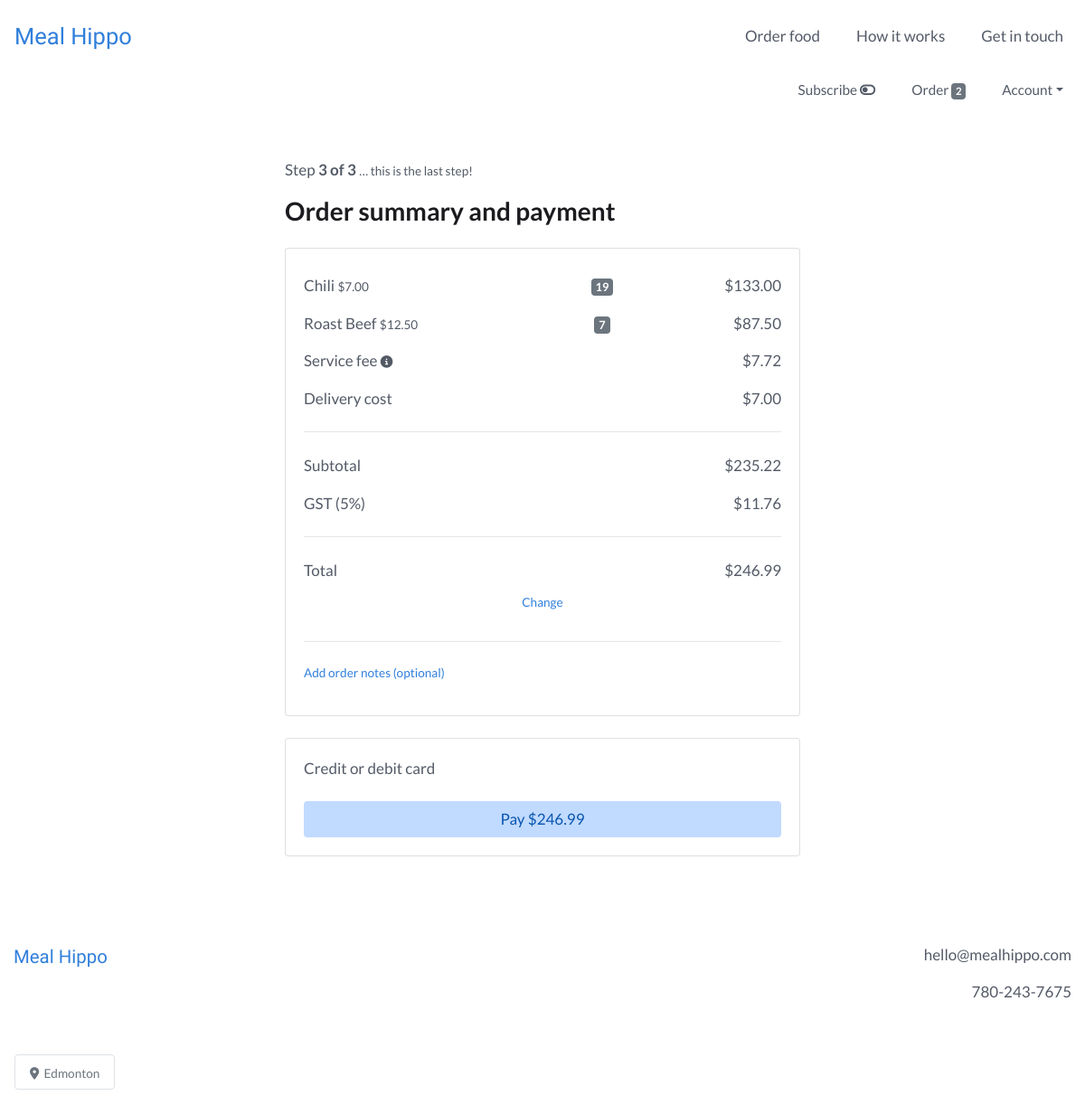
The app's page /order/payment (signed in) with its own data.
### users/models.py (models this page shows, shortened)
class CustomUser(AbstractBaseUser):
    email = models.EmailField(unique=True)
    is_active = models.BooleanField(default=True)
    is_admin = models.BooleanField(default=False)
    objects = CustomUserManager()
    USERNAME_FIELD = 'email'
    REQUIRED_FIELDS = []

### webplatform/models.py (models this page shows, shortened)
class Order(models.Model):
    user = models.ForeignKey(settings.AUTH_USER_MODEL, on_delete=models.CASCADE)
    items = models.ManyToManyField(OrderItem)
    to_be_delivered = models.BooleanField(default=True)
    delivery_date = models.DateField(null=True)
    delivery_time = models.TimeField(null=True)
    notes = models.TextField(blank=True, null=True, verbose_name='Order notes')
    is_completed = models.BooleanField(default=False)
    payment = models.ForeignKey(Payment, on_delete=models.SET_NULL, blank=True, null=True)
    created_at = models.DateTimeField(auto_now_add=True)
    modified_at = models.DateTimeField(auto_now=True)
    def get_order_initial_subtotal(self):
        order_initial_subtotal = 0
        for item in self.items.all():
            order_initial_subtotal += item.get_total_item_price()
        return order_initial_subtotal
    def get_order_web_fee(self):
        order_initial_subtotal = self.get_order_initial_subtotal()
        website_fee_fixed = 1 + 0.33
        website_fee_variable = 0.029
        order_web_fee = website_fee_fixed + order_initial_subtotal * website_fee_variable
        return order_web_fee
    def get_order_subtotal(self):
        order_initial_subtotal = self.get_order_initial_subtotal()
        order_web_fee = self.get_order_web_fee()
        order_subtotal = order_initial_subtotal + order_web_fee
        if not UserDeliveryDetail.objects.filter(user=self.user)[0].free_delivery and self.to_be_delivered:
            order_delivery_fee = 7
            order_subtotal += order_delivery_fee
        return order_subtotal
    def get_order_gst(self):
        order_subtotal = self.get_order_subtotal()
        gst_rate = 0.05
        order_gst = order_subtotal * gst_rate
        return order_gst
    def get_order_total(self):
        order_subtotal = self.get_order_subtotal()
        order_gst = self.get_order_gst()
        order_total = order_subtotal + order_gst
        return order_total

class OrderItem(models.Model):
    user = models.ForeignKey(settings.AUTH_USER_MODEL, on_delete=models.CASCADE)
    item = models.ForeignKey(Item, on_delete=models.CASCADE)
    quantity = models.IntegerField(default=1)
    is_individual = models.BooleanField(default=False)
    is_completed = models.BooleanField(default=False)
    def get_total_item_price(self):
        return self.quantity * self.item.price

class Item(models.Model):
    supplier = models.ForeignKey(Supplier, on_delete=models.CASCADE)
    name = models.CharField(max_length=100)
    description = models.TextField()
    price = models.FloatField()
    minimum_portions = models.IntegerField(blank=True, null=True)
    portion_increment = models.IntegerField(blank=True, null=True)
    minimum_lead_time = models.IntegerField(blank=True, null=True)
    calories = models.CharField(max_length=100, blank=True, null=True)
    protein = models.FloatField(blank=True, null=True)
    fat = models.FloatField(blank=True, null=True)
    carbs = models.FloatField(blank=True, null=True)
    portion_size = models.TextField(blank=True, null=True)
    rank = models.IntegerField(blank=True, null=True)
    is_active = models.BooleanField()
    is_featured = models.BooleanField(default=False)
    created_at = models.DateTimeField(auto_now_add=True)
    modified_at = models.DateTimeField(auto_now=True)

class UserDeliveryDetail(models.Model):
    user = models.OneToOneField(settings.AUTH_USER_MODEL, on_delete=models.CASCADE)
    phone = models.CharField(max_length=20)
    address = models.TextField()
    instructions = models.TextField(blank=True, null=True, verbose_name='Delivery instructions')
    free_delivery = models.BooleanField(default=True)
    is_subscribed = models.BooleanField(default=False, verbose_name='subscribe weekly')

### webplatform/views.py (the view, shortened to what this page needs)
# urls.py: path('order/payment', views.OrderPaymentView.as_view(), name='order_payment_view'),
class OrderPaymentView(IsSubscribedMixin, LoginRequiredMixin, View):
    def get(self, *args, **kwargs):
        user = self.request.user
        order = models.Order.objects.get(user=user, is_completed=False)
        order_items = order.items.all()
        free_delivery = models.UserDeliveryDetail.objects.get(user=user).free_delivery
        context = {
            'order': order,
            'order_items': order_items,
            'free_delivery': free_delivery,
            'stripe_pk': settings.STRIPE_API_PUBLISHABLE_KEY,
        }
        return render(self.request, 'webplatform/order_payment_view.html', context)

### webplatform/templatetags/templatetags.py (called while the page is built)
@register.filter
def cart_item_count(user):
    if user.is_authenticated:
        queryset = models.Order.objects.filter(user=user, is_completed=False)
        if queryset.exists():
            return queryset[0].items.count()
    return 0

### webplatform/templates/webplatform/order_payment_view.html (shortened to what this page needs)
{% extends 'base.html' %}
{% load static %}
{% load crispy_forms_tags %}
{% load humanize %}
{% block content %}
<div class="container-fluid my-5">
  <div class="row">
    <div class="col-lg-6 offset-lg-3 col-md-8 offset-md-2 col-12">
      {% if order.to_be_delivered %}
        <p>Step <b>3 of 3</b> <small>&hellip; this is the last step!</small></p>
      {% else %}
        <p>Step <b>2 of 2</b> <small>&hellip; this is the last step!</small></p>
      {% endif %}
      <h3 class="mb-4">Order summary and payment</h3>
      <div class="card mb-4">
        <div class="card-body">
					<div class="container">
            {% for order_item in order_items %}
              <div class="row py-2">
                <div class="col-6 text-left px-0">
                  {{ order_item.item.name }} <small class="mr-3">${{ order_item.item.price|floatformat:2|intcomma }}</small>
                </div>
                <div class="col-3 text-center px-0">
                  <span class="badge badge-secondary">{{ order_item.quantity }}</span>
                </div>
                <div class="col-3 text-right px-0">
                  ${{ order_item.get_total_item_price|floatformat:2|intcomma }}
                </div>
              </div>
            {% endfor %}
            <div class="row py-2">
              <div class="col-6 text-left px-0">
                Service fee <small><span data-toggle="tooltip" data-placement="bottom" title="Covers costs related to payment transactions, servers, and software development"><i class="fas fa-info-circle"></i></span></small>
              </div>
              <div class="col-6 text-right px-0">
                ${{ order.get_order_web_fee|floatformat:2|intcomma }}
              </div>
            </div>
            {% if order.to_be_delivered %}
            <div class="row py-2">
              <div class="col-6 text-left px-0">
                {% if user.is_authenticated and free_delivery or not user.is_authenticated %}
                  <s>Delivery cost</s>
                {% else %}
                  Delivery cost
                {% endif %}
              </div>
              <div class="col-6 text-right px-0">
                {% if user.is_authenticated and free_delivery or not user.is_authenticated %}
                  <s>$7.00</s>
                  <br>
                  <small>Free delivery with first order</small>
                {% else %}
                  $7.00
                {% endif %}
              </div>
            </div>
            {% endif %}
            <div class="row">
              <div class="col px-0">
                <hr>
              </div>
            </div>
            <div class="row py-2">
              <div class="col-6 text-left px-0">
                Subtotal
              </div>
              <div class="col-6 text-right px-0">
                ${{ order.get_order_subtotal|floatformat:2|intcomma }}
              </div>
            </div>
            <div class="row py-2">
              <div class="col-6 text-left px-0">
                GST (5%)
              </div>
              <div class="col-6 text-right px-0">
                ${{ order.get_order_gst|floatformat:2|intcomma }}
              </div>
            </div>
            <div class="row">
              <div class="col px-0">
                <hr>
              </div>
            </div>
            <div class="row py-2">
              <div class="col-6 text-left px-0">
                Total
              </div>
              <div class="col-6 text-right px-0">
                ${{ order.get_order_total|floatformat:2|intcomma }}
              </div>
            </div>
						<div class="row">
							<div class="col px-0 text-center">
								<p><small><a href="{% url 'webplatform:order_items_view' %}">Change</a></small></p>
							</div>
						</div>
						<div class="row">
              <div class="col px-0">
                <hr>
              </div>
            </div>
						<div class="row pt-2">
							<div class="col px-0">
								<small>
									<p><a href="{% url 'webplatform:order_notes_view' %}">{% if order.notes %}Edit notes{% else %}Add order notes (optional){% endif %}</a></p>
								</small>
							</div>
						</div>
          </div>
        </div>
      </div>
      <div class="card">
        <div class="card-body">
          <form action="" method="post" id="payment-form">
            <div class="mb-3">
            	<label for="card-element">
            		Credit or debit card
            	</label>
            </div>
            <button class="btn btn-attention btn-block">Pay ${{ order.get_order_total|floatformat:2|intcomma }}</button>
          </form>
        </div>
      </div>
    </div>
  </div>
</div>
{% endblock %}

### templates/base.html (shortened to what this page needs)
{% load static %}
{% load templatetags %}
<!DOCTYPE html>
<html lang="en" dir="ltr">
  <head>
    <link rel="stylesheet" href="https://stackpath.bootstrapcdn.com/bootstrap/4.4.1/css/bootstrap.min.css">
    <link rel="stylesheet" type="text/css" href="{% static 'style.css' %}">
  </head>
  <body>
    <nav class="navbar navbar-expand-md navbar-light py-3">
      <a class="navbar-brand" href="{% url 'webplatform:home_view' %}">Meal&nbsp;Hippo</a>
      <div class="collapse navbar-collapse" id="navbarText">
        <ul class="navbar-nav ml-auto">
          <li class="nav-item mr-4">
            <a class="nav-link" href="{% url 'webplatform:order_items_view' %}">Order food</a>
          </li>
          <li class="nav-item mr-4">
            <a class="nav-link" href="{% url 'webplatform:support_view' %}">How it works</a>
          </li>
          {% if user.is_authenticated %}
            <li class="nav-item">
          {% else %}
            <li class="nav-item mr-4">
          {% endif %}
            <a class="nav-link" href="{% url 'webplatform:contact_view' %}">Get in touch</a>
          </li>
        </ul>
      </div>
    </nav>
    {% if user.is_authenticated %}
        <nav class="navbar navbar-expand navbar-light user-nav pt-0">
            <ul class="navbar-nav mx-auto ml-md-auto mr-md-0">
              {% if is_subscribed %}
                <li class="nav-item mr-4">
                  <a class="nav-link" data-toggle="modal" data-target="#subscribe_modal" href="">Subscribed <i class="fas fa-toggle-on"></i></a>
                </li>
              {% else %}
                <span data-toggle="tooltip" data-placement="bottom" title="Set up automatic weekly orders and save money">
                  <li class="nav-item mr-4">
                    <a class="nav-link" data-toggle="modal" data-target="#subscribe_modal" href="">Subscribe <i class="fas fa-toggle-off"></i></a>
                  </li>
                </span>
              {% endif %}
              <li class="nav-item mr-4">
                <a class="nav-link" href="{% url 'webplatform:order_items_view' %}">
                  Order <span class="badge badge-secondary">{{ request.user|cart_item_count }}</span>
                </a>
              </li>
              <li class="nav-item dropdown">
                <a class="nav-link dropdown-toggle" data-toggle="dropdown" href="#" role="button" aria-haspopup="true" aria-expanded="false">Account</a>
              </li>
            </ul>
        </nav>
    {% endif %}
    {% block content %}
    {% endblock %}
    <footer>
      <div class="container-fluid text-center py-5 mb-5">
        <div class="row">
          <div class="col-sm text-sm-left mb-4">
            <span class="logo">
              <a href="{% url 'webplatform:home_view' %}">Meal&nbsp;Hippo</a>
            </span>
          </div>
          <div class="col-sm text-sm-right">
            <p>hello@mealhippo.com</p>
            <p>780-243-7675</p>
          </div>
        </div>
      </div>
    </footer>
    <div class="fixed-bottom ml-3 mb-4 location">
      <span class="border rounded text-secondary bg-white px-3 py-2 location-badge">
        <small><i class="fas fa-map-marker-alt"></i>&nbsp;&nbsp;Edmonton</small>
      </span>
    </div>
  </body>
</html>

### static/style.css (style rules this page uses)
:root { --heading: #1B1B1F; --sub_heading: #1B1B1F; --text: #535a66; --logo: #307FDB; --button_dark: #307FDB; --button_light: #388FF4; --link_dark: #307FDB; --link_light: #388FF4; --nav_dark: #535a66; --nav_light: #1B1B1F; --attention_dark: #C1DAFF; --attention_light: #D8E8FF; --attention_text: #0956AF; --splash_focus: #78290F; }
body { color: var(--text); font-family: 'Lato', sans-serif; font-size: 17px; }
.btn { font-size: 1em; }
a, .btn-link { color: var(--link_dark); }
h1, h2, h3 { font-weight: bold; color: var(--heading); }
.navbar-light .navbar-brand, .logo a { color: var(--logo); font-size: 1.5em; font-family: 'Varela Round', "Arial Rounded MT Bold", "Helvetica Rounded", sans-serif; }
.logo a { font-size: 1.2em; }
.navbar-nav .nav-item a.nav-link { color: var(--nav_dark); }
.user-nav { font-size: 0.9em; }
.btn { padding-left: 25px; padding-right: 25px; }
.btn-attention { background: var(--attention_dark); color: var(--attention_text); }
.location { width: 120px; }

### records on screen
CustomUser: user|cart_item_count "2"
OrderItem: item.name "Chili", item.price "7.00", quantity "19", get_total_item_price "133.00"
OrderItem: item.name "Roast Beef", item.price "12.50", quantity "7", get_total_item_price "87.50"
Order: get_order_web_fee "7.72", get_order_subtotal "235.22", get_order_gst "11.76", get_order_total "246.99"
